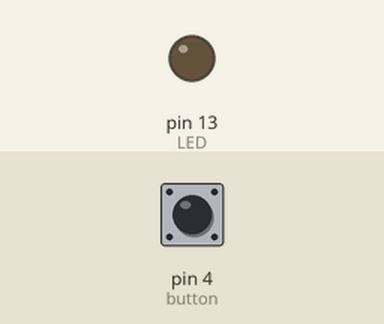
Recording of a sketch running on a simulated Arduino Uno, built with avr-gcc and run on an emulated ATmega328P. On the bench: output pins drawn as LEDs (lit = HIGH). The inputs (shaded band) are chosen by the test bench; at power-on: pin 4 (button) HIGH.

Above: at 1.2 s.
1.3 s: pin 4 (button) pulled LOW for 0.15 s
At 1.37 s:
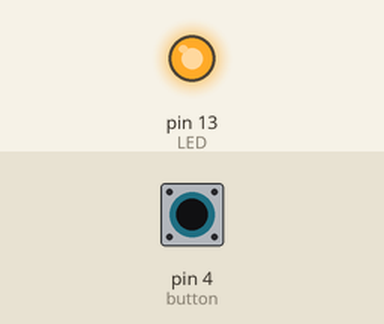
2.9 s: pin 4 (button) pulled LOW for 3.2 s
At 6.8 s:
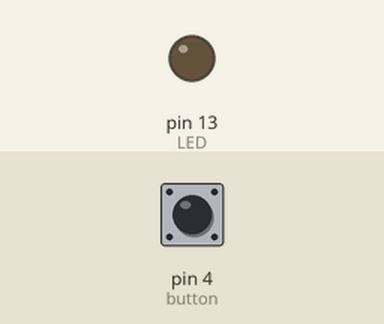
Timing chart, 0 to 8.3 s (numbered marks = the images above; inputs shaded):
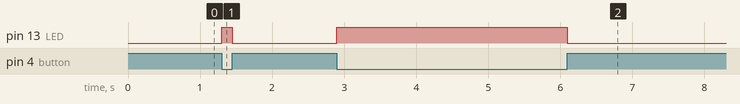

Measured:
- after the input at 1.3 s, pin 13 (LED): LOW → HIGH at once, → LOW 0.15 s later
- after the input at 2.9 s, pin 13 (LED): LOW → HIGH at once, → LOW 3.2 s later

The sketch:

__2-1.ino
```cpp
int button=4; //设置第4脚为按钮输入引脚
int LED=13; //设置第13脚为LED输出引脚，内部连上板上的LED灯。
void setup()
{ pinMode(button,INPUT); //设置为输入
  pinMode(LED,OUTPUT);  //设置为输出
}
void loop()
{ if(digitalRead(button)==LOW) //如果读取低电平
        digitalWrite(LED,HIGH);  //13脚输出高电平
   else
        digitalWrite(LED,LOW); //否则输出低电平
}
```
